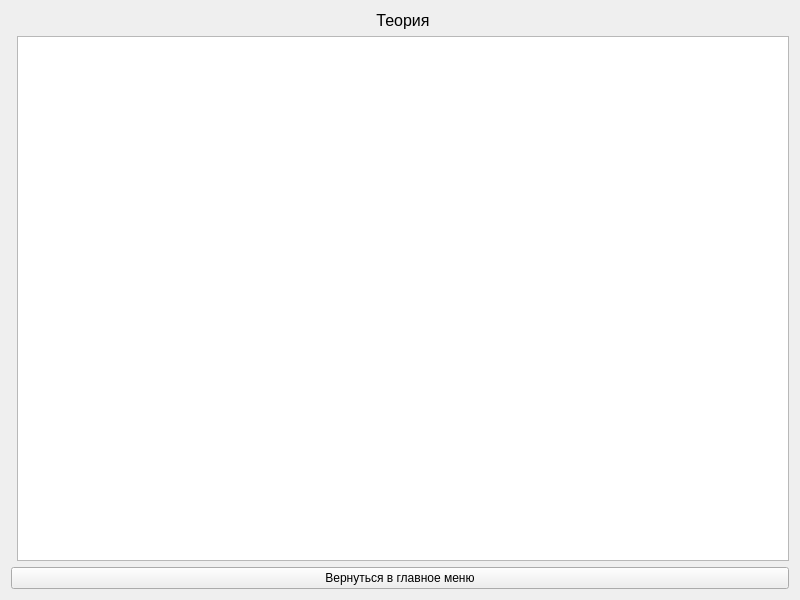
<?xml version="1.0" encoding="UTF-8"?>
<ui version="4.0">
 <class>Teoria</class>
 <widget class="QWidget" name="Teoria">
  <property name="geometry">
   <rect>
    <x>0</x>
    <y>0</y>
    <width>800</width>
    <height>600</height>
   </rect>
  </property>
  <property name="minimumSize">
   <size>
    <width>800</width>
    <height>600</height>
   </size>
  </property>
  <property name="baseSize">
   <size>
    <width>800</width>
    <height>600</height>
   </size>
  </property>
  <property name="windowTitle">
   <string>Form</string>
  </property>
  <layout class="QGridLayout" name="gridLayout">
   <property name="sizeConstraint">
    <enum>QLayout::SetMinAndMaxSize</enum>
   </property>
   <item row="0" column="1">
    <widget class="QLabel" name="label_2">
     <property name="text">
      <string>&lt;html&gt;&lt;head/&gt;&lt;body&gt;&lt;p align=&quot;center&quot;&gt;&lt;span style=&quot; font-size:12pt;&quot;&gt;Теория&lt;/span&gt;&lt;/p&gt;&lt;/body&gt;&lt;/html&gt;</string>
     </property>
    </widget>
   </item>
   <item row="1" column="1">
    <widget class="QTextBrowser" name="textBrowser">
     <property name="font">
      <font>
       <family>Times New Roman</family>
       <pointsize>12</pointsize>
      </font>
     </property>
     <property name="horizontalScrollBarPolicy">
      <enum>Qt::ScrollBarAsNeeded</enum>
     </property>
     <property name="sizeAdjustPolicy">
      <enum>QAbstractScrollArea::AdjustToContents</enum>
     </property>
     <property name="autoFormatting">
      <set>QTextEdit::AutoAll</set>
     </property>
     <property name="tabChangesFocus">
      <bool>false</bool>
     </property>
     <property name="undoRedoEnabled">
      <bool>false</bool>
     </property>
     <property name="lineWrapMode">
      <enum>QTextEdit::WidgetWidth</enum>
     </property>
     <property name="html">
      <string>&lt;!DOCTYPE HTML PUBLIC &quot;-//W3C//DTD HTML 4.0//EN&quot; &quot;http://www.w3.org/TR/REC-html40/strict.dtd&quot;&gt;
&lt;html&gt;&lt;head&gt;&lt;meta name=&quot;qrichtext&quot; content=&quot;1&quot; /&gt;&lt;style type=&quot;text/css&quot;&gt;
p, li { white-space: pre-wrap; }
&lt;/style&gt;&lt;/head&gt;&lt;body style=&quot; font-family:'Times New Roman'; font-size:12pt; font-weight:400; font-style:normal;&quot;&gt;
&lt;p style=&quot;-qt-paragraph-type:empty; margin-top:0px; margin-bottom:0px; margin-left:10px; margin-right:0px; -qt-block-indent:0; text-indent:0px;&quot;&gt;&lt;br /&gt;&lt;/p&gt;&lt;/body&gt;&lt;/html&gt;</string>
     </property>
     <property name="overwriteMode">
      <bool>false</bool>
     </property>
     <property name="acceptRichText">
      <bool>false</bool>
     </property>
    </widget>
   </item>
   <item row="2" column="0" colspan="2">
    <widget class="QPushButton" name="pushButton">
     <property name="text">
      <string>Вернуться в главное меню</string>
     </property>
    </widget>
   </item>
  </layout>
 </widget>
 <resources/>
 <connections/>
 <slots>
  <signal>return_to_menu()</signal>
 </slots>
</ui>
